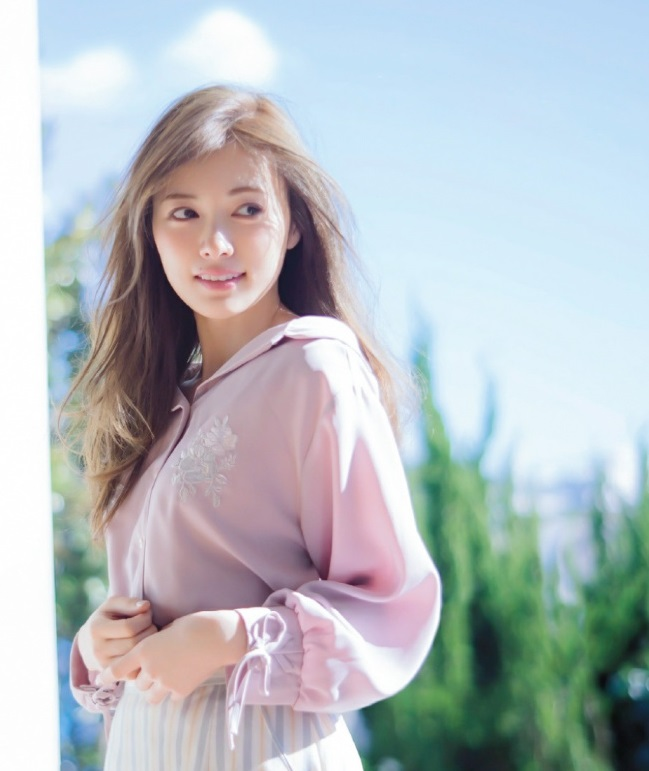
#> input picture image/test/1.jpg, 649 x 771 px; its folder holds only this picture in this run
$ python detect_face.py
#> lines starting #> are read from the running program, lines starting #| are printed output that depends on the picture
# -*- coding: utf-8 -*-
"""
Created on Sat Feb 24 15:47:26 2018

@author: chen
"""

import cv2
import numpy as np
import os

'''
#显示图片
cv2.imshow("image",image)
cv2.waitKey(0)
#cv2.destroyAllWindows()
'''

#重命名函数，参数文件夹路径，对需要进行预处理的照片进行重命名
def rename(path):
    i=0
    filelist = os.listdir(path)

    for files in filelist:
        i=i+1
        Olddir = os.path.join(path,files)
        if os.path.isdir(Olddir): #如果是文件夹则跳过
            continue
        #filename = os.path.spiltext(files)[0] #文件名
        filetype = os.path.splitext(files)[1] #文件扩展名
        Newdir = os.path.join(path,str(i)+filetype)
        os.rename(Olddir,Newdir)


#预处理函数，对test文件夹中的测试照片进行预处理
#将处理之后的照片放入faces文件夹中，每个建立一个文件夹，对每张脸进行编号

def protreat():
    # 获取训练好的人脸的参数数据
    face_cascade = cv2.CascadeClassifier(r'./data/haarcascade_frontalface_default.xml')
    # 待检测的图片路径
    imagepath = r'./image/test'
    # 存入识别之后的人脸路径
    facespath = r'./image/faces/'

    rename(imagepath)  #待检测的图片按进行重命名1.jpg，2.jpg。。。。
    #将每张图片进行处理
    i = 0
    for photo in os.listdir(imagepath):
        i = i + 1
        # 读取图片
        image = cv2.imread(imagepath+'/'+str(i)+'.jpg')
#> image is the input picture: shape (771, 649, 3); mean B, G, R 193.1, 189.1, 181.7
        gray = cv2.cvtColor(image,cv2.COLOR_BGR2GRAY)
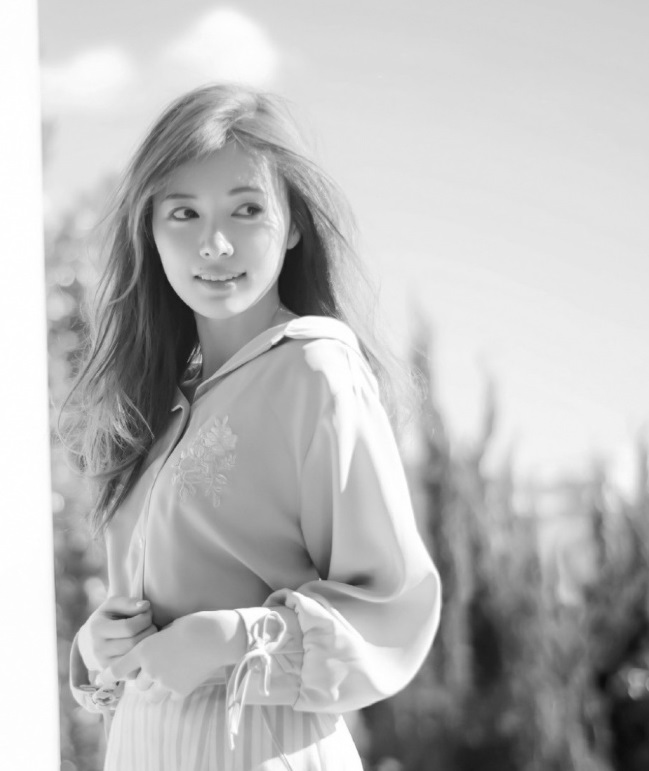
#> gray: shape (771, 649); min 11, max 255, mean 187.3

        #在faces目录下建立相应文件夹
        os.mkdir(os.path.join(facespath,str(i)))

        # 探测图片中的人脸
        faceRects  = face_cascade.detectMultiScale(
              gray,scaleFactor = 1.15,minNeighbors = 5,minSize = (5,5),
        )
#> faceRects = [[135, 155, 163, 163]]

        if len(faceRects) > 0:  # 大于0则检测到人脸
            for faceRect in faceRects:  # 单独截出每一张人脸
                x, y, w, h = faceRect
                faces = image[x-10 : x + w +20  , y -10 : y + h - 20]  #截取人脸
                #进行放缩，统一成64*64
                faces = cv2.resize(faces,(64,64),interpolation=cv2.INTER_CUBIC)
#> this loop made 1 pass
#> pass 1, in protreat, `faces = image[x-10 : x + w +20  , y -10 : y + h - 20]`:
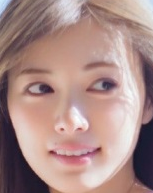
#> faces: shape (193, 153, 3); mean B, G, R 135.3, 139.4, 169.8
#> pass 1, in protreat, `faces = cv2.resize(faces,(64,64),interpolation=cv2.INTER_CUBIC)`:
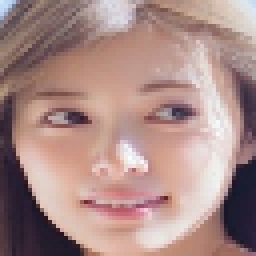
#> faces: shape (64, 64, 3) (shown 4 times larger); mean B, G, R 135.3, 139.4, 169.9
                #cv2.rectangle(image, (x, y), (x + w , y + h ), (0,255,0)) #框出人脸
                ##展示截取的脸
                #cv2.imshow("face",faces)
                #cv2.waitKey(0)

                #cv2.imwrite(facespath+'/'+str(i)+'/'+str(i)+'_',faces)  # 写入图像

if __name__ == "__main__":
    protreat()
